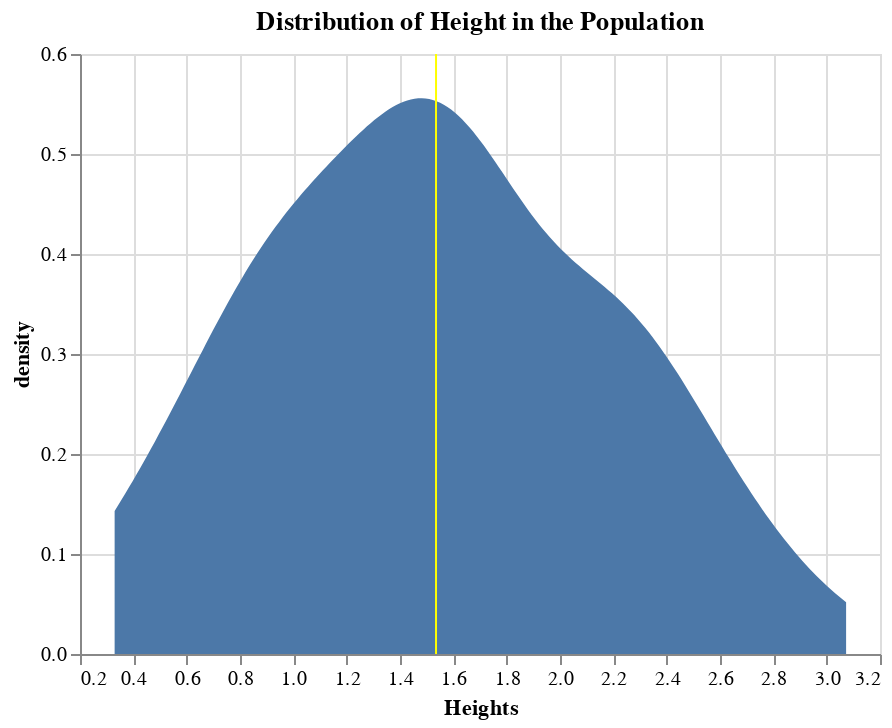

Source (notebook cell):
### Markdown cell above
Okay now, we have a dataframe of our populuation of 1 million heights. Let's plot what this distribution looks like.

### Code cell
pop_vline = (alt.Chart(pop)
             .mark_rule(color='yellow')
             .encode(alt.X('mean(heights):Q', 
                           title='Heights')))

plot = (alt.Chart(pop)
        .transform_density(
            'heights',
            as_=['Heights', 'density'])
        .mark_area()
        .encode(
            alt.X('Heights:Q'),
            alt.Y('density:Q'))
        .properties(title='Distribution of Height in the Population'))

plot + pop_vline

### Figure 1 — Vega-Lite specification as saved in the notebook (floating-point values rounded to 4 significant figures)
{"config": {"view": {"continuousWidth": 400, "continuousHeight": 300}}, "layer": [{"mark": "area", "encoding": {"x": {"type": "quantitative", "field": "Heights"}, "y": {"type": "quantitative", "field": "density"}}, "title": "Distribution of Height in the Population", "transform": [{"density": "heights", "as": ["Heights", "density"]}]}, {"mark": {"type": "rule", "color": "yellow"}, "encoding": {"x": {"type": "quantitative", "aggregate": "mean", "field": "heights", "title": "Heights"}}}], "data": {"name": "data-33217935de02e2c44b6c4ca3c8069136"}, "$schema": "https://vega.github.io/schema/vega-lite/v4.8.1.json", "datasets": {"data-33217935de02e2c44b6c4ca3c8069136": [{"heights": 1.761}, {"heights": 2.751}, {"heights": 1.722}, {"heights": 0.7553}, {"heights": 1.817}, {"heights": 2.246}, {"heights": 1.627}, {"heights": 1.696}, {"heights": 0.9249}, {"heights": 1.253}, {"heights": 1.36}, {"heights": 0.8443}, {"heights": 0.7981}, {"heights": 1.427}, {"heights": 1.866}, {"heights": 2.516}, {"heights": 2.331}, {"heights": 1.167}, {"heights": 1.171}, {"heights": 0.5924}, {"heights": 1.531}, {"heights": 2.666}, {"heights": 2.166}, {"heights": 2.248}, {"heights": 1.439}, {"heights": 0.3546}, {"heights": 0.8431}, {"heights": 1.682}, {"heights": 1.594}, {"heights": 1.697}, {"heights": 0.7187}, {"heights": 0.9946}, {"heights": 2.784}, {"heights": 1.038}, {"heights": 1.555}, {"heights": 1.729}, {"heights": 2.489}, {"heights": 2.323}, {"heights": 2.106}, {"heights": 0.767}, {"heights": 2.746}, {"heights": 1.709}, {"heights": 2.043}, {"heights": 2.046}, {"heights": 1.518}, {"heights": 2.343}, {"heights": 0.8058}, {"heights": 1.518}, {"heights": 1.555}, {"heights": 1.402}, {"heights": 1.642}, {"heights": 1.16}, {"heights": 2.328}, {"heights": 2.166}, {"heights": 2.265}, {"heights": 1.335}, {"heights": 2.583}, {"heights": 1.47}, {"heights": 1.509}, {"heights": 1.73}, {"heights": 1.516}, {"heights": 1.1}, {"heights": 0.3436}, {"heights": 1.095}, {"heights": 1.371}, {"heights": 1.941}, {"heights": 1.841}, {"heights": 0.9594}, {"heights": 0.8013}, {"heights": 1.387}, {"heights": 0.6991}, {"heights": 1.19}, {"heights": 1.153}, {"heights": 1.563}, {"heights": 2.022}, {"heights": 2.47}, {"heights": 2.214}, {"heights": 1.386}, {"heights": 1.699}, {"heights": 2.234}, {"heights": 0.5307}, {"heights": 0.9364}, {"heights": 0.7511}, {"heights": 1.142}, {"heights": 1.148}, {"heights": 0.9495}, {"heights": 1.157}, {"heights": 0.3299}, {"heights": 1.831}, {"heights": 0.3994}, {"heights": 0.9789}, {"heights": 3.073}, {"heights": 1.346}, {"heights": 0.782}, {"heights": 1.559}, {"heights": 2.126}, {"heights": 0.3991}, {"heights": 2.324}, {"heights": 2.138}, {"heights": 1.398}]}}
